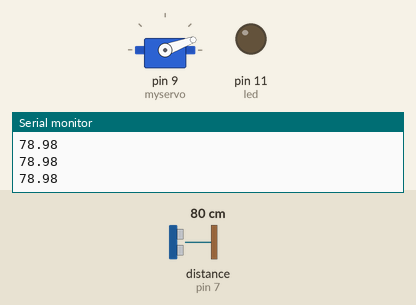
Simulated run of this sketch. Board: Arduino Uno, built with avr-gcc and run on an emulated ATmega328P. Shown: servo, output pins drawn as LEDs (lit = HIGH), the last lines printed to the serial monitor. Wiring (inferred from the names in the program): ultrasonic range finder: trigger pin 8; echo pin 7. Inputs (shaded band) come from the test bench; at power-on: distance to the obstacle (sensor on pin 7) 80 cm. The echo pulse lasts 58.3 µs per cm; pins used as bus, display or sensor lines are not drawn.

Above: at 1.2 s.
1.3 s: distance to the obstacle (sensor on pin 7) set to 30 cm
2.8 s: distance to the obstacle (sensor on pin 7) set to 25 cm
At 4.2 s:
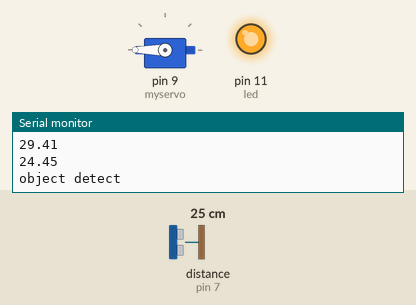
4.5 s: distance to the obstacle (sensor on pin 7) set to 35 cm
At 6.5 s:
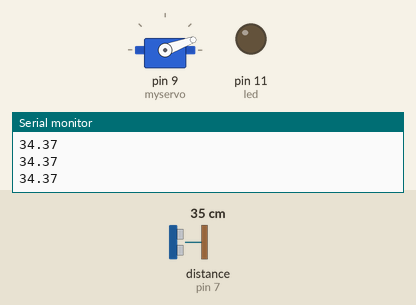
7.1 s: distance to the obstacle (sensor on pin 7) set to 2 cm
At 8.1 s:
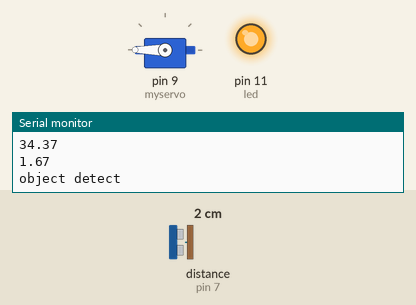
Timing chart, 0 to 9.6 s (numbered marks = the images above; inputs shaded):
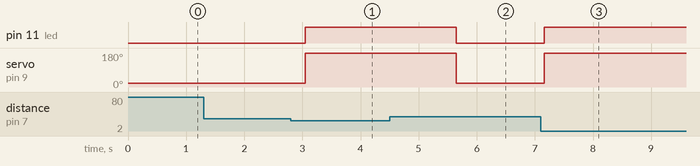

Measured:
- the behaviour switches between 28 and 27 cm on distance to the obstacle (sensor on pin 7) (found by bisection; images 0 and 1)
- after the input at 2.8 s, pin 11 (led): LOW → HIGH after 0.25 s; servo on pin 9 (myservo): 20° → 180° after 0.25 s
- after the input at 4.5 s, pin 11 (led): HIGH → LOW after 1.2 s; servo on pin 9 (myservo): 180° → 20° after 1.2 s
- after the input at 7.1 s, pin 11 (led): LOW → HIGH after 0.06 s; servo on pin 9 (myservo): 20° → 180° after 0.07 s

The sketch:

Arduino_Nano_Servo_Motor_HC-SR04.ino
```cpp
#include <Servo.h>
Servo myservo;
int pos = 20;
const int trigPin = 8;
const int echoPin = 7;
const int led = 11;

long duration;
float distance;

void setup()
{
  myservo.attach(9);
  pinMode(trigPin, OUTPUT);
  pinMode(echoPin, INPUT);
  pinMode(led, OUTPUT);
  myservo.write(pos);
}

void loop()
{
  Serial.begin(9600);
  digitalWrite(trigPin, LOW);
  delayMicroseconds(2);
  digitalWrite(trigPin, HIGH);
  delayMicroseconds(10);
  digitalWrite(trigPin, LOW);

  duration = pulseIn(echoPin, HIGH);
  distance = 0.034*(duration/2);
  Serial.println(distance);
  if (distance < 27)
  {
    digitalWrite(led,HIGH);
    Serial.println("object detect");
    myservo.write(pos+160);
    delay(1000);
  }
  else
  {
    digitalWrite(led,LOW);

      myservo.write(pos);
  }
  delay(300);
}
```
